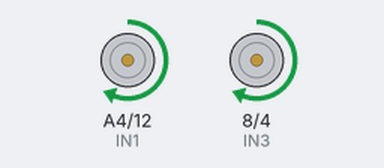
Recording of a sketch running on a simulated Arduino Uno, built with avr-gcc and run on an emulated ATmega328P. On the bench: motor-driver pin pairs drawn as motors (green arrow = first pin HIGH = forward, orange = second pin HIGH = backward, longer = more drive, scaled by the enable pin).

Above: at 2.5 s.
At 9.5 s:
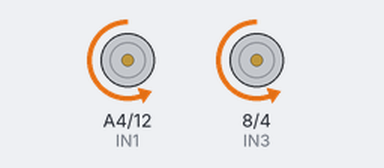
At 13.0 s:
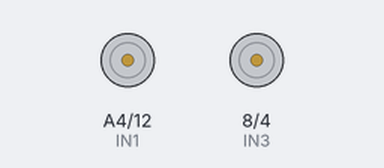
Timing chart, 0 to 18.2 s (numbered marks = the images above):
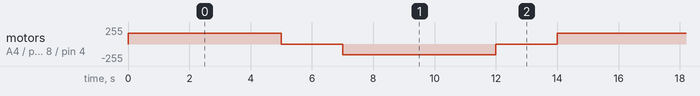

The sketch:

motor.ino
```cpp
int ENA = 5;
int ENB = 6;
int IN1 = A4;
int IN2 = 12;
int IN3 = 8;
int IN4 = 4;

void setup()
{
  pinMode(ENA,OUTPUT);
  pinMode(ENB,OUTPUT);
  pinMode(IN1,OUTPUT);
  pinMode(IN2,OUTPUT);
  pinMode(IN3,OUTPUT);
  pinMode(IN4,OUTPUT);
  analogWrite(ENA,160);
  analogWrite(ENB,160);
}

void loop()               //死循环体
{
 digitalWrite(IN1,1);
 digitalWrite(IN2,0);
 digitalWrite(IN3,1);
 digitalWrite(IN4,0);
 delay(5000);

 digitalWrite(IN1,0);
 digitalWrite(IN2,0);
 digitalWrite(IN3,0);
 digitalWrite(IN4,0);
 delay(2000);

 digitalWrite(IN1,0);
 digitalWrite(IN2,1);
 digitalWrite(IN3,0);
 digitalWrite(IN4,1);
 delay(5000);

 digitalWrite(IN1,1);
 digitalWrite(IN2,1);
 digitalWrite(IN3,1);
 digitalWrite(IN4,1);
 delay(2000);

}
```

Measured:
- by itself, motor on A4 (IN1) / pin 12 (IN2), motor on pin 8 (IN3) / pin 4 (IN4): repeats every 14.0 s: stopped 2.0 s, backward 160/255 5.0 s, stopped 2.0 s, forward 160/255 5.0 s
